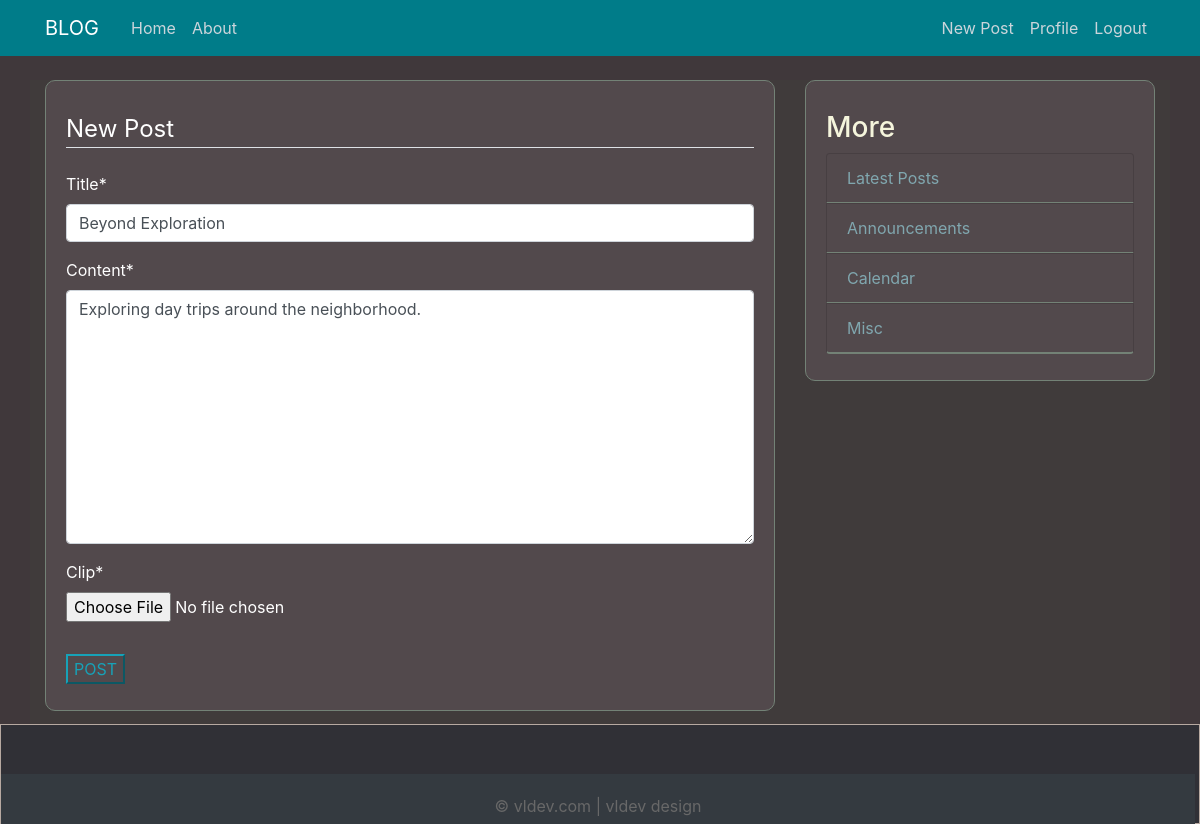
Page /post/2/update/ (signed in) on the committed database.
### postApp/models.py (models this page shows, shortened)
class Post(models.Model):
	title = models.CharField(max_length=100)
	content = models.TextField()
	date_posted = models.DateTimeField(default=timezone.now)
	author = models.ForeignKey(User, on_delete=models.CASCADE)
	clip = models.FileField(upload_to='user_video/', null=True) # upload video

### postApp/views.py (the view, shortened to what this page needs)
# urls.py: path('post/<int:pk>/update/', PostUpdateView.as_view(), name='post-update'),
class PostUpdateView(LoginRequiredMixin, UserPassesTestMixin, UpdateView, Post):
	model = Post
	fields = ['title', 'content', 'clip']
	def test_func(self):
		post = self.get_object()
		if self.request.user == post.author:
			return True
		return False

### postApp/templates/postApp/post_form.html (shortened to what this page needs)
{% extends "postApp/base.html" %}
{% load crispy_forms_tags %}
{% block content %}
	<div class="content-section">
		<form  method="POST">
			<fieldset class="form-group">
				<legend class="border-bottom mb-4">New Post</legend>
				{{ form | crispy }}
			</fieldset>
			<div class="form-group">
				<button class="btn-outline-info" type="submit">POST</button>
			</div>
		</form>
	</div>
{% endblock content %}

### postApp/static/postApp/main.css (style rules this page uses)
body { color: #403B3B; margin-top: 5rem; background: #40383B; }
.content-section { color: white; background: #52494c; padding: 10px 20px; border: 1px solid #738276; border-radius: 10px; margin-bottom: 10px; padding-top: 30px; }

### rows in the picture
Post: title "Beyond Exploration", content "Exploring day trips around the neighborhood."
